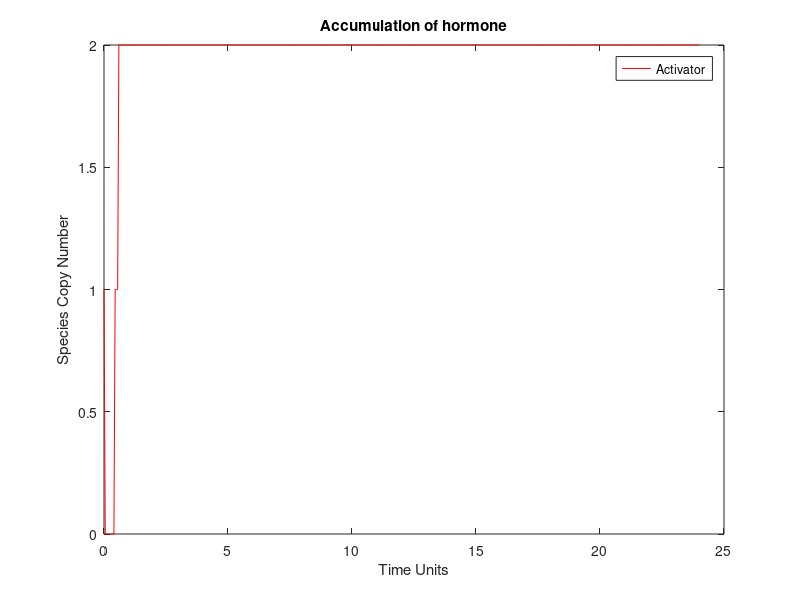

Reproduce this figure in MATLAB.
%% Problem 2

init_Heart = 0; % initial copy numbers of ghrelin in Heart
init_Lung = 0; % initial copy numbers of ghrelin in lung
init_Aorta = 0; % initial copy numbers of ghrelin in aorta
init_Head = 0; % initial copy numbers of ghrelin in head
init_Descending = 0; % initial copy numbers of ghrelin in descending aorta
init_Liver = 0; % initial copy numbers of ghrelin in liver artery
init_Kidney = 1; % initial copy numbers of ghrelin in Renal artery
init_Muscle = 0; % initial copy numbers of ghrelin in Muscle Artery
init_Urogenital = 0; % initial copy numbers of ghrelin in Urogenital artery
init_Leg = 0; % initial copy numbers of ghrelin in Leg
t_max = 24;

a = zeros(1,16);
species = [init_Heart init_Lung init_Aorta init_Head init_Descending init_Liver init_Kidney init_Muscle init_Urogenital init_Leg];
rxn_matrix = [-1 1 0 0 0 0 0 0 0 0; 1 -1 0 0 0 0 0 0 0 0; -1 0 1 0 0 0 0 0 0 0;
    0 0 -1 1 0 0 0 0 0 0; 0 0 -1 0 1 0 0 0 0 0; 0 0 0 0 -1 1 0 0 0 0; 0 0 0 0 -1 0 1 0 0 0;
    0 0 0 0 -1 0 0 1 0 0; 0 0 0 0 -1 0 0 0 1 0; 0 0 0 0 -1 0 0 0 0 1; 1 0 0 0 0 -1 0 0 0 0;
    1 0 0 0 0 0 -1 0 0 0; 1 0 0 0 0 0 0 -1 0 0; 1 0 0 0 0 0 0 0 -1 0; 1 0 0 0 0 0 0 0 0 -1;
    0 0 0 0 0 1 0 0 0 0; 1 0 0 0 -1 0 0 0 0 0];
prob = [0 1 1 0 0 0 0 0 0 0; 1 0 0 0 0 0 0 0 0 0; 0 0 0 1 1 0 0 0 0 0;
    1 0 0 0 0 0 0 0 0 0; 0 0 0 0 0 1 1 1 1 1; 1 0 0 0 0 0 0 0 0 0; 1 0 0 0 0 0 0 0 0 0;
    1 0 0 0 0 0 0 0 0 0; 1 0 0 0 0 0 0 0 0 0; 1	0 0 0 0 0 0 0 0 0];

rng(3)
t_data = [0];
data = [1];
    
while t_data(end) < t_max        
    tau = 0.05;
    
        
    temp = zeros(1, 10);
    if species(1) > 0 % Starts making decisions w hormone in heart
        for j = 1:species(1)
            r = rand;
            prob_raw = prob(1,:);
            prob_raw = prob_raw(prob_raw > 0);
            dist = cumsum(prob_raw) / sum(prob_raw);
            
            if 0 <= r && r <= dist(1) % probability if hormone will go to lung
                temp = temp + rxn_matrix(1,:);
            else % probability if hormone will go to aorta
                temp = temp + rxn_matrix(3,:);
            end    
         end
     end
        
     if species(2) > 0 % Makes decision w hormone in lung
         for j = 1:species(2)
             temp = temp + rxn_matrix(2,:); % hormone in lung will always recirculate back to heart
         end
     end
        
     if species(3) > 0 % Makes decision w  hormone in aorta
         for j = 1:species(3)
             r = rand;
             prob_raw = prob(3,:);
             prob_raw = prob_raw(prob_raw > 0);
             dist = cumsum(prob_raw) / sum(prob_raw);
            
             if 0 <= r && r <= dist(1) % probability if hormone will go to head
                 temp = temp + rxn_matrix(4,:);
             else % probability if hormone will go to descending aorta
                 temp = temp + rxn_matrix(5,:);
             end
         end
      end
        
      %if species(4) > 0 % Makes decision w hormone in head
         %for j = 1:species(4)
             %temp = temp + rxn_matrix(17,:); % hormone will recirculate back to heart
         %end
      %end
        
      if species(5) > 0 % Makes decision w hormone in descending aorta
         for j = 1:species(5)
             r = rand;
             prob_raw = prob(5,:);
             prob_raw = prob_raw(prob_raw > 0);
             dist = cumsum(prob_raw) / sum(prob_raw);
               
             if 0 <= r && r <= dist(1) % probability if hormone will go to liver
                 temp = temp + rxn_matrix(6,:);
             elseif dist(1) <= r && r <= dist(2) % probability if hormone will go to kidney
                 temp = temp + rxn_matrix(7,:);
             elseif dist(2) <= r && r <= dist(3) % probability if hormone will go to muscle
                 temp = temp + rxn_matrix(8,:);
             elseif dist(3) <= r && r <= dist(4) % probability if hormone will go to urogenital
                 temp = temp + rxn_matrix(9,:);
             elseif dist(4) <= r && r <= dist(5) % probability if hormone will go to leg
                 temp = temp + rxn_matrix(10,:);
             end
         end
      end
        
        
      if species(6) > 0 % Makes decision w hormone in liver
         for j = 1:species(6)
              temp = temp + rxn_matrix(11,:); % hormone will recirculate back to heart           end
         end
      end
        
      if species(7) > 0 % Makes decision w hormone in kidney
         for j = 1:species(7)
              temp = temp + rxn_matrix(12,:); % hormone will recirculate back to heart
         end
         temp = temp + rxn_matrix(16,:); % production rate of hormone
      end
        
      if species(8) > 0 % Makes decision w hormone in muscle
         for j = 1:species(8)
              temp = temp + rxn_matrix(13,:); % hormone will recirculate back to heart
         end
      end
        
      if species(9) > 0 % Makes decision w hormone in urogenital
          for j = 1:species(9)
              temp = temp + rxn_matrix(14,:); % hormone will recirculate back to heart
          end
      end  
        
      if species(10) > 0 % Makes decision w hormone in leg
          for j = 1:species(10)
              temp = temp + rxn_matrix(15,:); % hormone will recirculate back to heart
          end
      end
    
      t_data(end+1) = t_data(end) + tau;
      species = species + temp;
      data(end+1) = species(4);
end
    
    
fig2g = figure(1);
plot(t_data,data,'r','DisplayName', 'Activator');
title('Accumulation of hormone')
xlabel('Time Units')
ylabel('Species Copy Number')
legend
